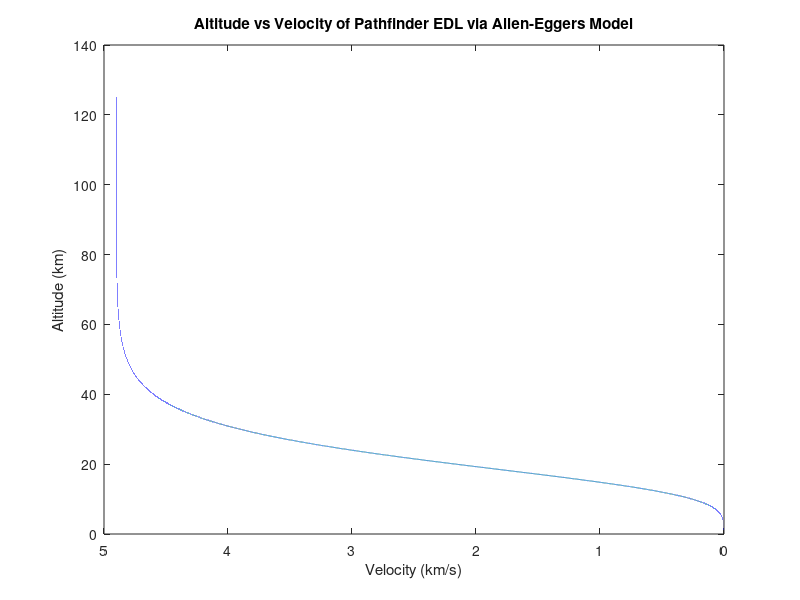
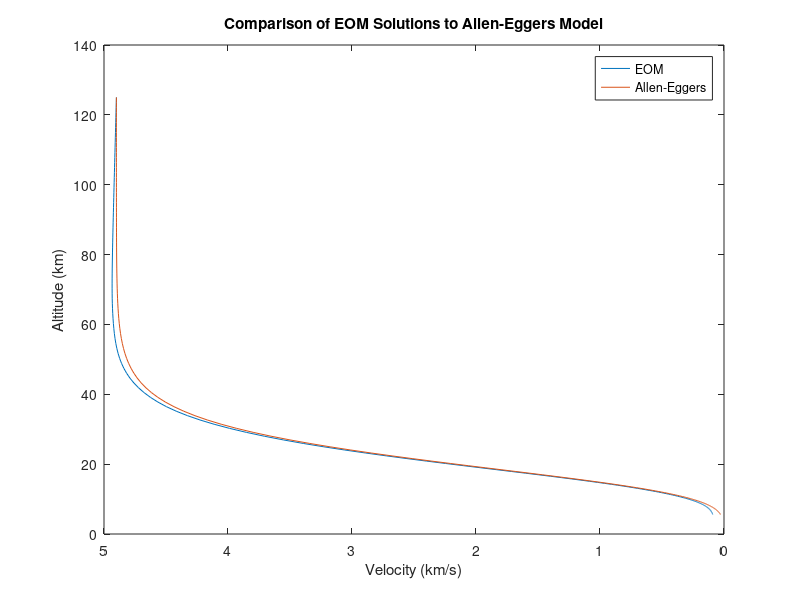
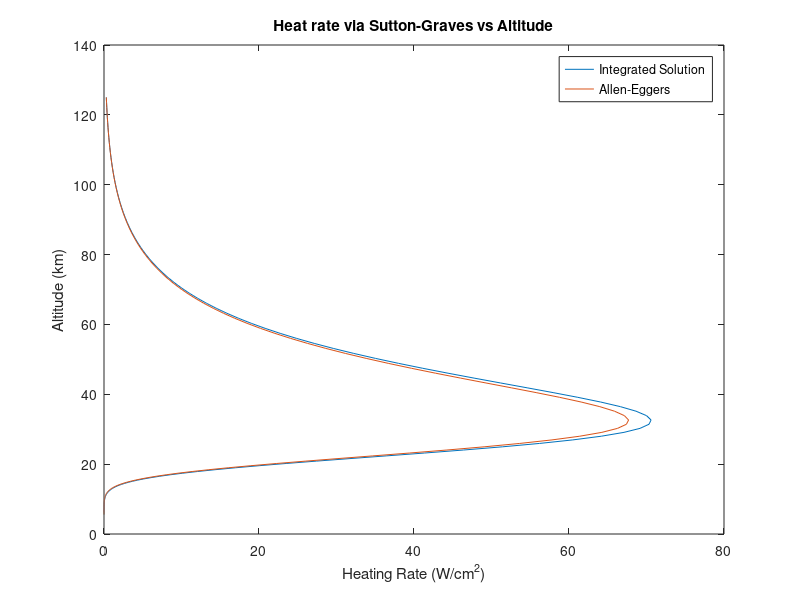
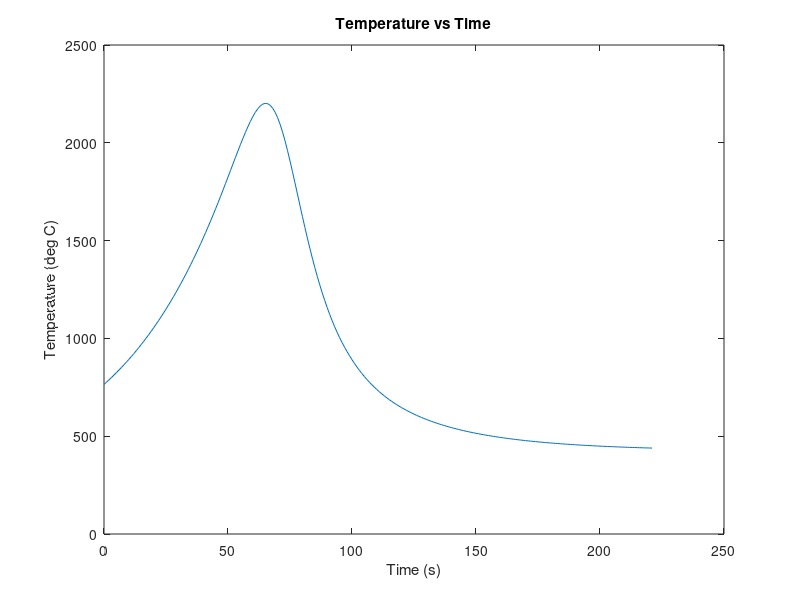

The MATLAB script that drew these images, in order:
%%Setup

% Useful Constants and Quantities:
gE  = 9.81 ;                     % Acc. due to gravity, Earth, m/s2
gM  = 3.69 ;                     % Acc. due to gravity, Mars, m/s2
RM  = 3397 * 1000 ;              % Radius of Mars, m
sig = 5.67e-8 ;                  % Stefan-Boltzmann Constant, W/m2*K4
k   = 1.9027e-4 ;                % Sutton-Graves const. for Mars
R_univ = 8314.472 ;              % Universal Gas Constant, J/(K*kmol)

% Problem 1 Givens
d = 2.65 ;                       % Diameter of entry capsule, m
delta = 70 ;                     % Angle of sphere-cone heatshield, degrees
CD = 1.65 ;                      % Hypersonic Drag Coefficient
m = 603 ;                        % Entry mass, kg

% Problem 1 Assumptions
rn = 0.665 ;                     % Effective nose radius, m
rho0 = 0.0525 ;                  % Adjusted density at 'sea' level, kg/m3
T = 150 ;                        % Isothermal Temp, K (const. throughout)
M = 43.27 ;                      % Mean molecular weight, kg/kmol

% Entry Initial conditions
V_atm = 4.9 * 1000 ;             % m/s
h_atm = 125 * 1000 ;             % m
gam_atm = 17.0 ;                 % degrees
                                 % Heatshield material: SLA-561
T0_TPS = 25 + 273.15 ;           % Init. uniform temp distribution in the 
                                 % Thermal Protection System, K                         
T_max = 200 + 273.15 ;           % Maximum allowable temp of bondline, K

%% Part A
% Find the ballistic coefficient and the Allen-Eggers constant. 

% beta = m/(CD * A)
% By EDL and TPS Slide 9, for reference area we use the projected area of
% the cone. 

A = pi * (d / 2) ^ 2 ;           % CS Area of capsule
beta = m / ( CD * A ) ;          % Ballistic coefficient
fprintf('\nThe ballistic coefficient is : %f \n',beta);

% Allen-Eggers Constant C = - rho0 * H / (2 * beta * sin(gam_atm))
% Need scale height H = R * T0 / (g0)
R = R_univ / M ;                               % Spec. Gas Const., J / kgK
H = R * T / gM ;                               % Atmo. scale height, m
C = - rho0 * H / (2 * beta * sind(gam_atm)) ;  % A-E Const
fprintf('Atmospheric Scale Height: %f m \n',H) ;
fprintf('Allen-Eggers Constant: %f \n', C) ;

%% Part B - Allen-Eggers Velocity Profile
% Use Allen-Eggers eq. to develop a velocity profile as function of
% altitude. Plot results with v on x, h on y, km/s and km respectively. 
h = 0:1:h_atm ;    % Array for h in m w/ step size in m. 
V = V_atm .* exp( C .* exp(-h ./ H)) ;
plot(V ./1000 , h ./ 1000)
hold on
set(gca,'XDir','Reverse') ;          % I figured it'd be neat to plot the 
                                     % plot the descent from left to right. 
xlabel('Velocity (km/s)') ;
ylabel('Altitude (km)');
title('Altitude vs Velocity of Pathfinder EDL via Allen-Eggers Model') ;

%% Part C - Maximum Deceleration
% Find the altitude of max. deceleration. Express the magnitude of max.
% deceleration in Earth gs. 

h_nMAX = H * log(-2 * C) ;                      % Alt. of max. decel., m
nMAX = V_atm .^ 2 * sind(gam_atm) / (53.3 * H) ;% Mag peak decel, Earth gs.
fprintf('Altitude of max deceleration: %f km \n', h_nMAX / 1000) ;
fprintf('Max deceleration: %f Earth gs \n', nMAX)

%% Part D - Equations of Motion
% Integrate EOM using ode45. Plot velocity profile against profile found in
% (b). Comment on the quality of the assumptions made going from EOM to
% Allen-Eggers solution. Estimate time from the Phoenix EDL profile shown
% in lecture EDL and TPS, slide 4.
% dV/dt = -(rho * V^2)/(2 * beta) + g * sin(gamma)
% dh/dt = -V * sin(gamma)
% dgamma/dt = - (V * cos(gamma)) / (Rp + h) + g * cos(gamma) / V

tf = 221 ;                               % Time of chute deployment, s.
TOF = [0:1:tf] ;                         % Time of flight, s.

VHG = [ V_atm h_atm gam_atm ]' ;         % Initial Conditions

% The anonymous function that I'll be calling in the ode45() function. I
% realize it's not the most readable, but it works. Each row corresponds to
% the differential equation for dV/dt, dh/dt and dgamma/dt respectively.
% For dV/dt, I had to define rho according to the exponential atmosphere
% model within the anonymous function in order for it to not be assumed
% constant. Also, I chose to remove the whitespace from the first and
% last rows to ensure that they fit within the confines of what the MATLAB
% editor considers the proper length for a line. I realize that I choose 
% the strangest things to be particular about. 
f=@(t,VHG)[-((rho0*exp(-VHG(2)/H))*VHG(1).^2)/(2*beta)+gM.*sind(VHG(3));...
           -VHG(1) .* sind(VHG(3))                                     ;...
           -(VHG(1).*cosd(VHG(3)))./(RM+VHG(2))+gM.*cosd(VHG(3))./VHG(1)];

[t,x] = ode45(f,TOF,VHG);

figure

% Get the velocity according to the Allen-Eggers equation using the heights
% found from solving the differential equations. 
V_ae = V_atm .* exp( C .* exp(-x(:, 2) / H));
plot(x(:,1) ./1000, x(:,2) ./ 1000)
hold on
plot(V_ae ./ 1000, x(:,2) ./ 1000)
ylabel('Altitude (km)');
xlabel('Velocity (km/s)');
title('Comparison of EOM Solutions to Allen-Eggers Model');
legend('EOM','Allen-Eggers','Location','NorthEast');
set(gca,'XDir','Reverse') ;         % Again set x axes to reverse so that 
                                    % the plot is indicative of what's
                                    % happening with increasing time.
                                    
%% Part E - Heat Rate vs Altitude
% For the integrated and Allen-Eggers solution, use the Sutton-Graves
% equation to estimate the stagnotion point heat rate as a function of
% altitude. Plot the altitude (km) vs the heat rate (W/cm2)
% The heat rate is given in W/m2 by qdot = sqrt(k(rho/rn)) * V^3

% By slide 29, approximate effective nose radius as rn/2.
% Heat rate in W/m2 for Allen-Eggers solutions
% Need to recompute A-E solutions for heights found by integration.
V_re = V_atm .* exp( C .* exp(-x(:,2) ./ H)) ;
qd_AE = k .* sqrt(((rho0 .* exp(-x(:, 2) ./ H)) ./ (rn/2))) .* V_re .^ 3;

% Heat rate in W/m2 for integrated equations
qd_int=k .* sqrt(((rho0 .* exp(-x(:, 2) ./ H)) ./ (rn/2))) .* x(:,1) .^ 3 ;

figure
plot(qd_int .* 1e-4, x(:, 2) ./ 1000, qd_AE .* 1e-4, x(:, 2) ./1000)
xlabel('Heating Rate (W/cm^2)'),  ylabel('Altitude (km)')
title('Heat rate via Sutton-Graves vs Altitude')
legend('Integrated Solution','Allen-Eggers')

%% Part F - Peak Heat Rate and Heat Load
% Use analytic expressions to estimate the peak stagnation point heat rate
% and the integrated heat load. Compare the peak heat rate estimate to the
% maximum values from part E.

% Peak heat rate, assuming constant flightpath angle. 
qd_max=k * sqrt((beta * sind(gam_atm) / (3 * (rn/2) * H))) * ...
       (V_atm ^3 / exp(.5)) ;

% Total Integrated Heat Load Estimate, assuming constant flightpath angle. 
hl_est = k * V_atm ^ 2 * sqrt(pi * H * beta / ((rn/2) * sind(gam_atm))) ;

% Get peak heat rates from part E and compare them to the above peak heat
% rate estimate. Compare both in terms of simple magnitude and percent
% difference, treating the values from part E as the 'true' values. 
qd_AE_max = max(qd_AE) ; 
qd_int_max = max(qd_int) ;

diffAE = abs(qd_max - qd_AE_max) ;
diffINT = abs(qd_max - qd_int_max) ;
pDiffAE = diffAE / ( 0.5 * ( qd_max + qd_AE_max)) * 100 ;
pDiffINT = diffINT / ( 0.5 * ( qd_max + qd_int_max)) * 100 ;
fprintf('Peak Heat Rate with constant flightpath angle: %f\n',qd_max) ;
fprintf('Peak Heat Rate of integrated solution: %f\n',qd_int_max) ;
fprintf('Peak Heat Rate of Allen-Eggers solution: %f\n',qd_AE_max) ;
fprintf('INTEGRATED: Diff = %f, Percent Diff = %f\n',diffINT,pDiffINT) ;
fprintf('ALLEN-EGGERS: Diff = %f, Percent Diff = %f\n',diffAE,pDiffAE) ;

%% Part G - Temperature
% Assume outer surface is in radiative equilibrium. What is the TPS outer
% surface temp as a function of time? Use the integrate results to get
% this. Plot with time on the x-axis, temp on y-axis in Celsius. 
Eps = 0.9 ;                     % Emissivity of SLA-561
Temp = (qd_int ./ (sig .* Eps)) .^ (1 / 4) ;
Temp = Temp + 273.15 ;                % Convert to Celsius

figure
plot(t,Temp), xlabel('Time (s)'), ylabel('Temperature (deg C)')
title('Temperature vs Time')

%% Part H - Mass of TPS
% Estimate the mass of the TPS material vs the integrated heat load. What
% is the TPS material mass? What is the mass of the underlying TPS
% structure? What is the total TPS mass? What is the TPS thickness (assume
% a 70-degree cone)?
% Use the heat load estimate from part F and the equation from the plot on
% slide 34 of EDL and TPS lecture.

MF = (0.091 * (hl_est * 1e-4) ^ 0.51575) / 100 ;  % Mass fraction in %
                                                  % J/m2 ---> J/cm2
MF_struc = [ 0.1 0.15] ;               % Mass fraction of support structure
fprintf('The mass of the TPS material is %f kg\n', MF * m)
fprintf('The mass of the TPS structure is between %f kg and %f kg\n', ...
        MF_struc(1) * m, MF_struc(2) *m)

rhoTPS = 0.288 * 1000 ;             % Density of TPS material, kg/m3
ATPS = pi * d ^ 2 / 4 ;             % Area of heatshield
thickness = (MF * m) / (rhoTPS * ATPS) ;
fprintf('The thickness of the TPS is: %f cm\n', thickness * 100)

%% Part I - Acceleration
% Check the baseline peak deceleration of 9.2 Earth gs against Allen-Eggers
% and integrated results.
n_base = 9.2 ;
dVdtINT = - ((rho0 .* exp(-x(:, 2) / H)) .* x(:,1) .^2) ./ (2 .* beta) ...
          + gM * sind(x(:, 3)) ;
n_max_int = max(abs(dVdtINT)) / gE ;
fprintf('The difference between the Allen-Eggers and baseline peak deceleration is: %f gs\n', nMAX - n_base);
fprintf('The difference between the integrated and baseline peak deceleration is: %f gs\n', n_max_int - n_base);

%% Part J - Flightpath Angle
% Plot the flightpath angle in degrees vs the altitude in km. Discuss the
% cause of errors in A-E heating estimates and the max deceleration
% estimates.

figure
plot(x(:,2) ./ 1000, x(:,3))
xlabel('Altitude (km)') ;
ylabel('Flightpath Angle (deg)');
title('Flightpath Angle vs Altitude');
set(gca,'XDir','Reverse') ;   

%% Bonus - Distance traveled 
tf = 221 ;                               % Time of chute deployment, s.
TOF = [0:1:tf] ;                         % Time of flight, s.
% Create new initial conditions for x0
VHG = [ V_atm h_atm gam_atm 0.0]' ;         % Initial Conditions


f=@(t,VHG)[-((rho0*exp(-VHG(2)/H))*VHG(1).^2)/(2*beta)+gM.*sind(VHG(3));...
           -VHG(1) .* sind(VHG(3))                                     ;...
           -(VHG(1).*cosd(VHG(3)))./(RM+VHG(2))+gM.*cosd(VHG(3))./VHG(1);...
           VHG(1) * cosd(VHG(3))                                        ];
[t,x] = ode45(f,TOF,VHG);
figure
plot(x(:,4) ./ 1000, x(:,2) ./1000)
xlabel('Distance Traveled Downrange (km)')
ylabel('Altitude (km)')
title('Altitude vs Distance Traveled')
